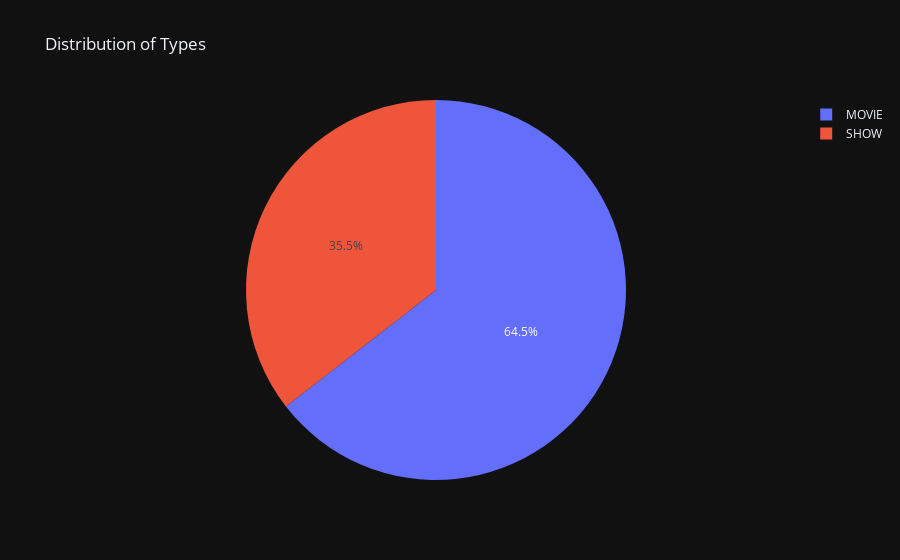

Notebook source saved alongside this figure:
### Code cell
# Pie chart for distribution of types
type_counts = df['type'].value_counts()

fig = px.pie(
    values=type_counts.values,
    names=type_counts.index,
    title='Distribution of Types'
)
fig.show()

### Figure 1 — Plotly figure (JSON) as saved in the notebook; plotly's stock layout.template omitted (floating-point values rounded to 4 significant figures)
{"data": [{"domain": {"x": [0.0, 1.0], "y": [0.0, 1.0]}, "hovertemplate": "label=%{label}<br>value=%{value}<extra></extra>", "labels": ["MOVIE", "SHOW"], "legendgroup": "", "name": "", "showlegend": true, "values": [3407, 1876], "type": "pie"}], "layout": {"legend": {"tracegroupgap": 0}, "title": {"text": "Distribution of Types"}}}
